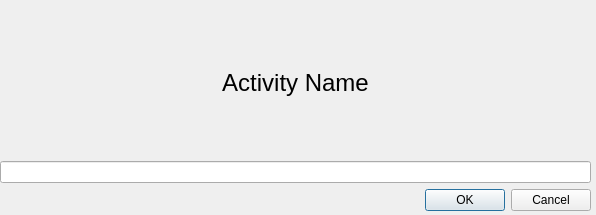
<?xml version="1.0" encoding="UTF-8"?>
<ui version="4.0">
 <class>Dialog</class>
 <widget class="QDialog" name="Dialog">
  <property name="geometry">
   <rect>
    <x>0</x>
    <y>0</y>
    <width>596</width>
    <height>215</height>
   </rect>
  </property>
  <property name="windowTitle">
   <string>Dialog</string>
  </property>
  <widget class="QWidget" name="">
   <property name="geometry">
    <rect>
     <x>0</x>
     <y>10</y>
     <width>591</width>
     <height>201</height>
    </rect>
   </property>
   <layout class="QVBoxLayout" name="verticalLayout">
    <item>
     <widget class="QLabel" name="label">
      <property name="font">
       <font>
        <pointsize>18</pointsize>
       </font>
      </property>
      <property name="text">
       <string>Activity Name</string>
      </property>
      <property name="alignment">
       <set>Qt::AlignCenter</set>
      </property>
     </widget>
    </item>
    <item>
     <widget class="QLineEdit" name="new_task_input"/>
    </item>
    <item>
     <widget class="QDialogButtonBox" name="buttonBox">
      <property name="orientation">
       <enum>Qt::Horizontal</enum>
      </property>
      <property name="standardButtons">
       <set>QDialogButtonBox::Cancel|QDialogButtonBox::Ok</set>
      </property>
     </widget>
    </item>
   </layout>
  </widget>
 </widget>
 <resources/>
 <connections>
  <connection>
   <sender>buttonBox</sender>
   <signal>accepted()</signal>
   <receiver>Dialog</receiver>
   <slot>accept()</slot>
   <hints>
    <hint type="sourcelabel">
     <x>248</x>
     <y>254</y>
    </hint>
    <hint type="destinationlabel">
     <x>157</x>
     <y>274</y>
    </hint>
   </hints>
  </connection>
  <connection>
   <sender>buttonBox</sender>
   <signal>rejected()</signal>
   <receiver>Dialog</receiver>
   <slot>reject()</slot>
   <hints>
    <hint type="sourcelabel">
     <x>316</x>
     <y>260</y>
    </hint>
    <hint type="destinationlabel">
     <x>286</x>
     <y>274</y>
    </hint>
   </hints>
  </connection>
 </connections>
</ui>
